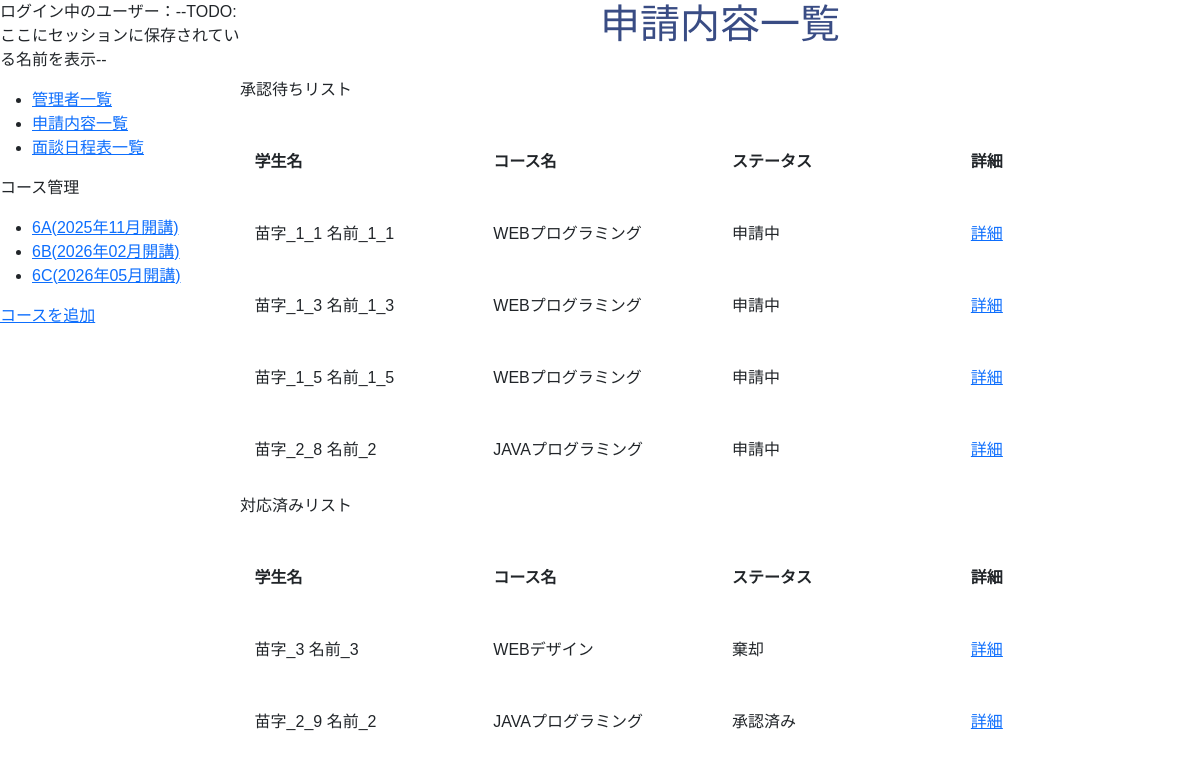
The app's page /admin/index.php with its own data.
### tables this page shows
CREATE TABLE `m_courses` (
  `id` int(11) NOT NULL,
  `name` varchar(255) NOT NULL,
  `start_date` date NOT NULL,
  `end_date` date NOT NULL,
  `course_type` int(11) NOT NULL,
  `classroom_id` int(11) NOT NULL,
  `is_deleted` tinyint(1) NOT NULL DEFAULT 0,
  `created_at` datetime NOT NULL DEFAULT current_timestamp(),
  `updated_at` datetime NOT NULL DEFAULT current_timestamp() ON UPDATE current_timestamp()
);

CREATE TABLE `m_classrooms` (
  `id` int(11) NOT NULL,
  `name` varchar(255) NOT NULL,
  `created_at` datetime NOT NULL DEFAULT current_timestamp(),
  `updated_at` datetime NOT NULL DEFAULT current_timestamp() ON UPDATE current_timestamp()
);

CREATE TABLE `carcon_request_reservations` (
  `id` int(11) NOT NULL,
  `request_carcon_reservation_detail_id` int(11) NOT NULL,
  `change_carcon_reservation_detail_id` int(11) DEFAULT NULL,
  `request_meeting_type` int(11) DEFAULT NULL,
  `change_meeting_type` int(11) DEFAULT NULL,
  `request_status_id` int(11) NOT NULL,
  `reject_message` text DEFAULT NULL,
  `created_at` datetime NOT NULL DEFAULT current_timestamp(),
  `updated_at` datetime NOT NULL DEFAULT current_timestamp() ON UPDATE current_timestamp()
);

CREATE TABLE `m_request_statuses` (
  `id` int(11) NOT NULL,
  `name` varchar(255) NOT NULL,
  `created_at` datetime NOT NULL DEFAULT current_timestamp(),
  `updated_at` datetime NOT NULL DEFAULT current_timestamp() ON UPDATE current_timestamp()
);

### includes/functions.php (called while the page is built, shortened)
<?php
function h($string)
{
    return htmlspecialchars($string, ENT_QUOTES, 'UTF-8');
}
function format_date($datetime, $type)
{
    $format_types = [
        1 => 'Y年m月d日 H:i:s',
        2 => 'Y年m月',
        3 => 'm月d日',
        4 => 'Y年m月d日',
    ];
    return date($format_types[$type], strtotime($datetime));
}

### admin/index.php (the view, shortened to what this page needs)
<?php
require_once __DIR__ . '/../includes/functions.php';
$db = db_connect();
$sql = "SELECT carcon_request_reservations.id AS request_id,
    CONCAT(m_students.last_name , ' ' , m_students.first_name) AS student_name,
    m_courses.name AS course_name,
    m_courses.start_date, m_request_statuses.name AS request_status_name
    FROM carcon_request_reservations
    INNER JOIN carcon_reservation_details ON carcon_request_reservations.request_carcon_reservation_detail_id = carcon_reservation_details.id
    INNER JOIN m_students ON carcon_reservation_details.student_id = m_students.id
    INNER JOIN m_courses ON m_students.course_id = m_courses.id
    INNER JOIN m_request_statuses ON carcon_request_reservations.request_status_id = m_request_statuses.id
    WHERE m_request_statuses.id = 1
    ORDER BY carcon_request_reservations.updated_at ASC";
$stmt = $db->prepare($sql);
$stmt->execute();
$pending_data = $stmt->fetchAll(PDO::FETCH_ASSOC);
$sql = "SELECT carcon_request_reservations.id AS request_id,
    CONCAT(m_students.last_name , ' ' , m_students.first_name) AS student_name,
    m_courses.name AS course_name,
    m_courses.start_date, m_request_statuses.name AS request_status_name
    FROM carcon_request_reservations
    INNER JOIN carcon_reservation_details ON carcon_request_reservations.request_carcon_reservation_detail_id = carcon_reservation_details.id
    INNER JOIN m_students ON carcon_reservation_details.student_id = m_students.id
    INNER JOIN m_courses ON m_students.course_id = m_courses.id
    INNER JOIN m_request_statuses ON carcon_request_reservations.request_status_id = m_request_statuses.id
    WHERE m_request_statuses.id != 1
    ORDER BY carcon_request_reservations.updated_at DESC";
$stmt = $db->prepare($sql);
$stmt->execute();
$done_data = $stmt->fetchAll(PDO::FETCH_ASSOC);
?>
<!DOCTYPE html>
<html lang="ja">
<head>
    <link href="https://cdn.jsdelivr.net/npm/bootstrap@5.3.0/dist/css/bootstrap.min.css" rel="stylesheet">
    <link rel="stylesheet" href="../css/style.css">
</head>
<body class="admin-wrapper">
    <?php
    require dirname(__FILE__) . '/sidebar.php';
    ?>
    <section class="admin-main-wrapper">
        <h1>申請内容一覧</h1>
        <div>
            <p>承認待ちリスト</p>
            <table>
                <thead>
                    <tr>
                        <th>学生名</th>
                        <th>コース名</th>
                        <th>ステータス</th>
                        <th>詳細</th>
                    </tr>
                </thead>
                <tbody>
                    <?php foreach ($pending_data as $data): ?>
                        <tr>
                            <td><?php echo $data["student_name"]; ?></td>
                            <td><?php echo $data["course_name"]; ?></td>
                            <td><?php echo $data["request_status_name"]; ?></td>
                            <td><a href="request_detail.php?id=<?php echo $data["request_id"]; ?>">詳細</a></td>
                        </tr>
                    <?php endforeach; ?>
                </tbody>
            </table>
        </div>
        <div>
            <p>対応済みリスト</p>
            <table>
                <thead>
                    <tr>
                        <th>学生名</th>
                        <th>コース名</th>
                        <th>ステータス</th>
                        <th>詳細</th>
                    </tr>
                </thead>
                <tbody>
                    <?php foreach ($done_data as $data): ?>
                        <tr>
                            <td><?php echo $data["student_name"]; ?></td>
                            <td><?php echo $data["course_name"]; ?></td>
                            <td><?php echo $data["request_status_name"]; ?></td>
                            <td><a href="request_detail.php?id=<?php echo $data["request_id"]; ?>">詳細</a></td>
                        </tr>
                    <?php endforeach; ?>
                </tbody>
            </table>
        </div>
    </section>
</body>
</html>

### admin/sidebar.php
<?php
$sql = "SELECT m_courses.id as courses_id,m_courses.name as courses_name, start_date,m_classrooms.name as classroom_name FROM m_courses INNER JOIN m_classrooms ON m_courses.classroom_id = m_classrooms.id  ORDER BY start_date ASC";
$stmt = $db->prepare($sql);
$stmt->execute();
$course_list = $stmt->fetchAll(PDO::FETCH_ASSOC);
?>
<aside class="admin-sidebar-wrapper">
    <p>ログイン中のユーザー：--TODO:ここにセッションに保存されている名前を表示--</p>
    <nav>
        <ul>
            <li><a href="staff.php">管理者一覧</a></li>
            <li><a href="index.php">申請内容一覧</a></li>
            <li><a href="schedule.php">面談日程表一覧</a></li>
        </ul>
        <div id="course">
            <p>コース管理</p>
            <ul>
                <?php
                foreach ($course_list as $course):
                ?>
                    <li><a href="student.php?courses_id=<?php echo h($course['courses_id']) ?>"><?php echo h($course['classroom_name']) ?>(<?php echo h(format_date($course['start_date'], 2)) ?>開講)</a></li>
                <?php endforeach; ?>
            </ul>
            <a href="course_add.php">コースを追加</a>
        </div>
    </nav>
</aside>

### css/style.css (style rules this page uses)
.admin-wrapper { display: flex; }
.admin-sidebar-wrapper { width: 20%; }
.admin-main-wrapper { width: 80%; }
body { font-family: 'LINE Seed JP', sans-serif; }
table { border-collapse: separate; border-spacing: 5px 16px; table-layout: fixed; width: 100%; }
table td, table th { padding: 1.0rem 0.6rem; }
th:first-child, td:first-child { width: 25%; }
h1 { text-align: center; color: #394C84; margin-bottom: 30px; }

### records on screen
m_courses: classroom.name "6A", start_date "2025年11月"
m_courses: classroom.name "6B", start_date "2026年02月"
m_courses: classroom.name "6C", start_date "2026年05月"
carcon_request_reservations: student_name "苗字_1_1 名前_1_1", m_courses.name "WEBプログラミング", request_status.name "申請中"
carcon_request_reservations: student_name "苗字_1_3 名前_1_3", m_courses.name "WEBプログラミング", request_status.name "申請中"
carcon_request_reservations: student_name "苗字_1_5 名前_1_5", m_courses.name "WEBプログラミング", request_status.name "申請中"
carcon_request_reservations: student_name "苗字_2_8 名前_2", m_courses.name "JAVAプログラミング", request_status.name "申請中"
carcon_request_reservations: student_name "苗字_3 名前_3", m_courses.name "WEBデザイン", request_status.name "棄却"
carcon_request_reservations: student_name "苗字_2_9 名前_2", m_courses.name "JAVAプログラミング", request_status.name "承認済み"
